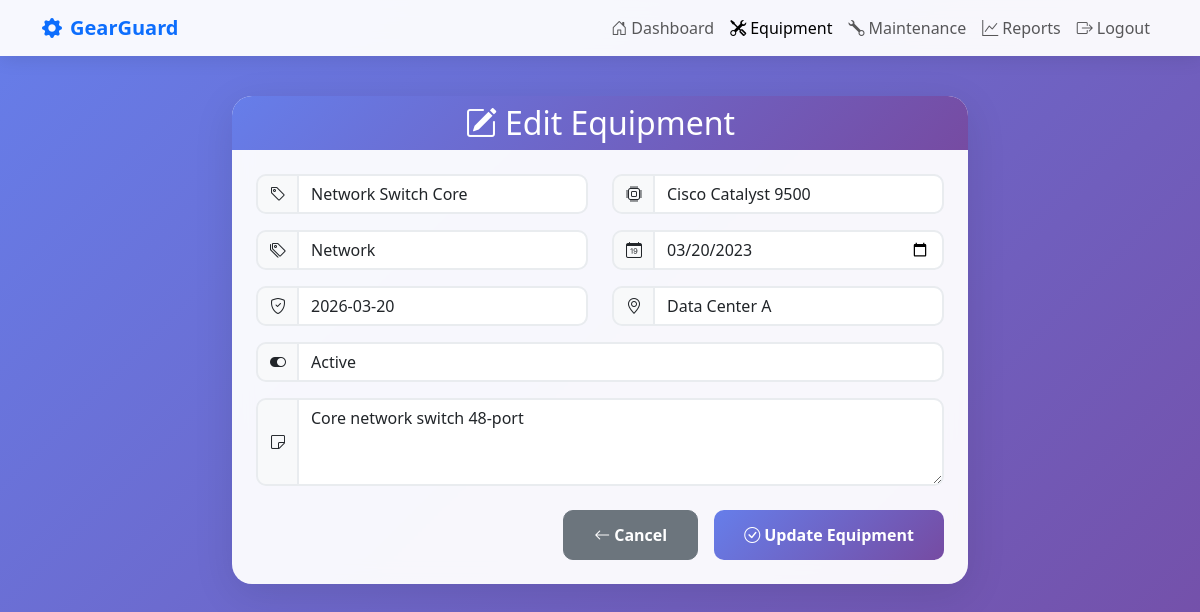
The app's page /equipment/2/edit (signed in) with its own data.
### models.py (models this page shows)
class Equipment(db.Model):
    id = db.Column(db.Integer, primary_key=True)
    user_id = db.Column(db.Integer, db.ForeignKey('user.id'), nullable=False)
    name = db.Column(db.String(100), nullable=False)
    model = db.Column(db.String(100))
    category = db.Column(db.String(50), nullable=False)
    purchase_date = db.Column(db.String(20))
    warranty = db.Column(db.String(50))
    location = db.Column(db.String(100))
    status = db.Column(db.String(20), default="Active")
    notes = db.Column(db.Text)
    logs = db.relationship('MaintenanceLog', backref='asset', lazy=True)
    metrics = db.relationship('Metric', backref='equipment', lazy=True)
    documents = db.relationship('Document', backref='equipment', lazy=True)

### app.py (the view, shortened to what this page needs)
@app.route('/equipment/<int:id>/edit', methods=['GET', 'POST'])
@login_required
@admin_or_technician_required
def equipment_edit(id):
    asset = Equipment.query.get_or_404(id)
    if asset.user_id != session['user']:
        flash("Access Denied", "error")
        return redirect('/equipment')
    return render_template('equipment_edit.html', asset=asset)

### app.py (called while the page is built)
def login_required(f):
    @wraps(f)
    def decorated_function(*args, **kwargs):
        if 'user' not in session:
            flash("Please login first!", "error")
            return redirect('/login')
        return f(*args, **kwargs)
    return decorated_function

def admin_or_technician_required(f):
    @wraps(f)
    def decorated_function(*args, **kwargs):
        if 'user' not in session:
            flash("Please login first!", "error")
            return redirect('/login')
        user = User.query.get(session['user'])
        if not user or user.role not in ['Admin', 'Technician']:
            flash("Access denied! Admin or Technician role required.", "error")
            return redirect('/dashboard')
        return f(*args, **kwargs)
    return decorated_function

### templates/equipment_edit.html (shortened to what this page needs)
<!DOCTYPE html>
<html lang="en">
<head>
    <link href="https://cdn.jsdelivr.net/npm/bootstrap@5.3.0/dist/css/bootstrap.min.css" rel="stylesheet">
    <link href="https://cdn.jsdelivr.net/npm/bootstrap-icons@1.10.0/font/bootstrap-icons.css" rel="stylesheet">
</head>
<body>
    <nav class="navbar navbar-expand-lg navbar-light fixed-top">
        <div class="container">
            <a class="navbar-brand fw-bold text-primary" href="/dashboard">
                <i class="bi bi-gear-fill me-2"></i>GearGuard
            </a>
            <div class="collapse navbar-collapse" id="navbarNav">
                <ul class="navbar-nav ms-auto">
                    <li class="nav-item">
                        <a class="nav-link" href="/dashboard"><i class="bi bi-house-door me-1"></i>Dashboard</a>
                    </li>
                    <li class="nav-item">
                        <a class="nav-link active" href="/equipment"><i class="bi bi-tools me-1"></i>Equipment</a>
                    </li>
                    <li class="nav-item">
                        <a class="nav-link" href="/maintenance"><i class="bi bi-wrench me-1"></i>Maintenance</a>
                    </li>
                    <li class="nav-item">
                        <a class="nav-link" href="/reports"><i class="bi bi-graph-up me-1"></i>Reports</a>
                    </li>
                    <li class="nav-item">
                        <a class="nav-link" href="/logout"><i class="bi bi-box-arrow-right me-1"></i>Logout</a>
                    </li>
                </ul>
            </div>
        </div>
    </nav>
    <div class="container mt-5 pt-5">
        <div class="row justify-content-center">
            <div class="col-lg-8">
                <div class="card">
                    <div class="card-header text-center">
                        <h2 class="mb-0"><i class="bi bi-pencil-square me-2"></i>Edit Equipment</h2>
                    </div>
                    <div class="card-body p-4">
                        <form method="POST">
                            <div class="row">
                                <div class="col-md-6 mb-3">
                                    <div class="input-group">
                                        <span class="input-group-text"><i class="bi bi-tag"></i></span>
                                        <input name="name" class="form-control" placeholder="Equipment Name" value="{{asset.name}}" required>
                                    </div>
                                </div>
                                <div class="col-md-6 mb-3">
                                    <div class="input-group">
                                        <span class="input-group-text"><i class="bi bi-cpu"></i></span>
                                        <input name="model" class="form-control" placeholder="Model" value="{{asset.model or ''}}">
                                    </div>
                                </div>
                            </div>
                            <div class="row">
                                <div class="col-md-6 mb-3">
                                    <div class="input-group">
                                        <span class="input-group-text"><i class="bi bi-tags"></i></span>
                                        <input name="category" class="form-control" placeholder="Category" value="{{asset.category}}" required>
                                    </div>
                                </div>
                                <div class="col-md-6 mb-3">
                                    <div class="input-group">
                                        <span class="input-group-text"><i class="bi bi-calendar-date"></i></span>
                                        <input name="purchase_date" type="date" class="form-control" value="{{asset.purchase_date or ''}}" required>
                                    </div>
                                </div>
                            </div>
                            <div class="row">
                                <div class="col-md-6 mb-3">
                                    <div class="input-group">
                                        <span class="input-group-text"><i class="bi bi-shield-check"></i></span>
                                        <input name="warranty" class="form-control" placeholder="Warranty" value="{{asset.warranty or ''}}">
                                    </div>
                                </div>
                                <div class="col-md-6 mb-3">
                                    <div class="input-group">
                                        <span class="input-group-text"><i class="bi bi-geo-alt"></i></span>
                                        <input name="location" class="form-control" placeholder="Location" value="{{asset.location or ''}}">
                                    </div>
                                </div>
                            </div>
                            <div class="mb-3">
                                <div class="input-group">
                                    <span class="input-group-text"><i class="bi bi-toggle-on"></i></span>
                                    <select name="status" class="form-control">
                                        <option value="Active" {{ 'selected' if asset.status == 'Active' else '' }}>Active</option>
                                    </select>
                                </div>
                            </div>
                            <div class="mb-4">
                                <div class="input-group">
                                    <span class="input-group-text"><i class="bi bi-sticky"></i></span>
                                    <textarea name="notes" class="form-control" placeholder="Notes" rows="3">{{asset.notes or ''}}</textarea>
                                </div>
                            </div>
                            <div class="d-grid gap-2 d-md-flex justify-content-md-end">
                                <a href="/equipment/{{asset.id}}" class="btn btn-secondary me-md-2">
                                    <i class="bi bi-arrow-left me-1"></i>Cancel
                                </a>
                                <button type="submit" class="btn btn-primary">
                                    <i class="bi bi-check-circle me-1"></i>Update Equipment
                                </button>
                            </div>
                        </form>
                    </div>
                </div>
            </div>
        </div>
    </div>
</body>
</html>

### templates/equipment_edit.html (style rules this page uses)
body { background: linear-gradient(135deg, #667eea 0%, #764ba2 100%); min-height: 100vh; font-family: 'Segoe UI', Tahoma, Geneva, Verdana, sans-serif; }
.navbar { background: rgba(255, 255, 255, 0.95); backdrop-filter: blur(10px); box-shadow: 0 2px 20px rgba(0,0,0,0.1); }
.card { background: rgba(255, 255, 255, 0.95); backdrop-filter: blur(10px); border: none; border-radius: 20px; box-shadow: 0 10px 40px rgba(0,0,0,0.1); transition: transform 0.3s ease; }
.card-header { background: linear-gradient(135deg, #667eea 0%, #764ba2 100%); color: white; border-radius: 20px 20px 0 0 !important; border: none; }
.form-control { border-radius: 10px; border: 2px solid #e9ecef; transition: all 0.3s ease; }
.btn-primary { background: linear-gradient(135deg, #667eea 0%, #764ba2 100%); border: none; border-radius: 10px; padding: 12px 30px; font-weight: 600; transition: all 0.3s ease; }
.btn-secondary { border-radius: 10px; padding: 12px 30px; font-weight: 600; transition: all 0.3s ease; }
.input-group-text { background: #f8f9fa; border: 2px solid #e9ecef; border-right: none; border-radius: 10px 0 0 10px; }

### records on screen
Equipment: name "Network Switch Core", model "Cisco Catalyst 9500", category "Network", purchase_date "03/20/2023", warranty "2026-03-20", location "Data Center A", notes "Core network switch 48-port"
